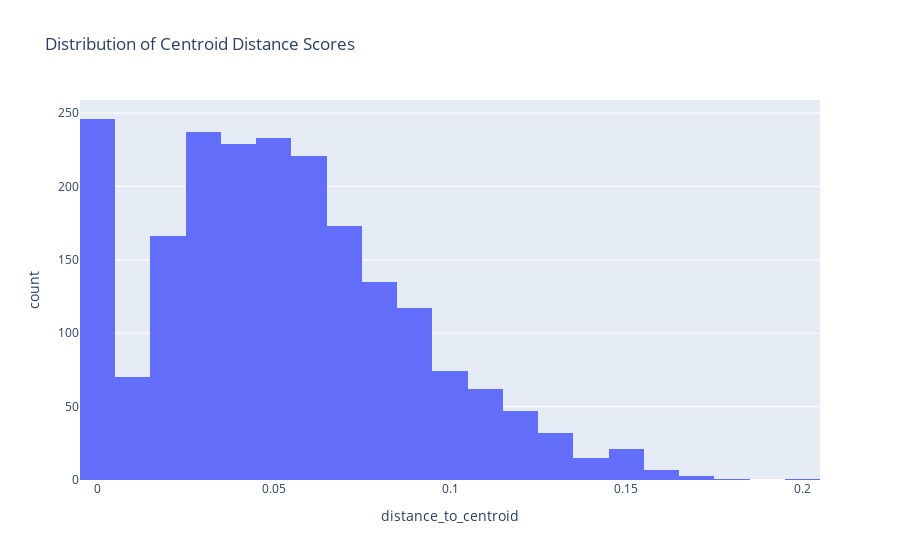

Source (notebook cell):
### Code cell
from TestingPackages.ood_mahalanobis import OOD
from plot_outliers import plot_outlier_images
import pandas as pd
import plotly.express as px
import cv2
import numpy as np
import matplotlib.pyplot as plt
import re 
import os
from PIL import Image
from matplotlib import patches

df_norm = df[df['identified_product_no']!='-1']
# Plot distribution of scores using Plotly
fig = px.histogram(df_norm, x='distance_to_centroid', nbins=30,
                   title=f'Distribution of Centroid Distance Scores',
                   labels={'score': 'Score', 'count': 'Frequency'})
fig.show()

### Figure 1 — Plotly figure (JSON) as saved in the notebook; plotly's stock layout.template omitted (floating-point values rounded to 4 significant figures; data arrays with more than 128 entries replaced by an {"elided": "..."} marker saying what was removed)
{"data": [{"alignmentgroup": "True", "bingroup": "x", "hovertemplate": "distance_to_centroid=%{x}<br>count=%{y}<extra></extra>", "legendgroup": "", "marker": {"color": "#636efa", "pattern": {"shape": ""}}, "name": "", "nbinsx": 30, "offsetgroup": "", "orientation": "v", "showlegend": false, "type": "histogram", "x": {"elided": "2090 float values"}, "xaxis": "x", "yaxis": "y"}], "layout": {"barmode": "relative", "legend": {"tracegroupgap": 0}, "title": {"text": "Distribution of Centroid Distance Scores"}, "xaxis": {"anchor": "y", "domain": [0, 1], "title": {"text": "distance_to_centroid"}}, "yaxis": {"anchor": "x", "domain": [0, 1], "title": {"text": "count"}}}}
